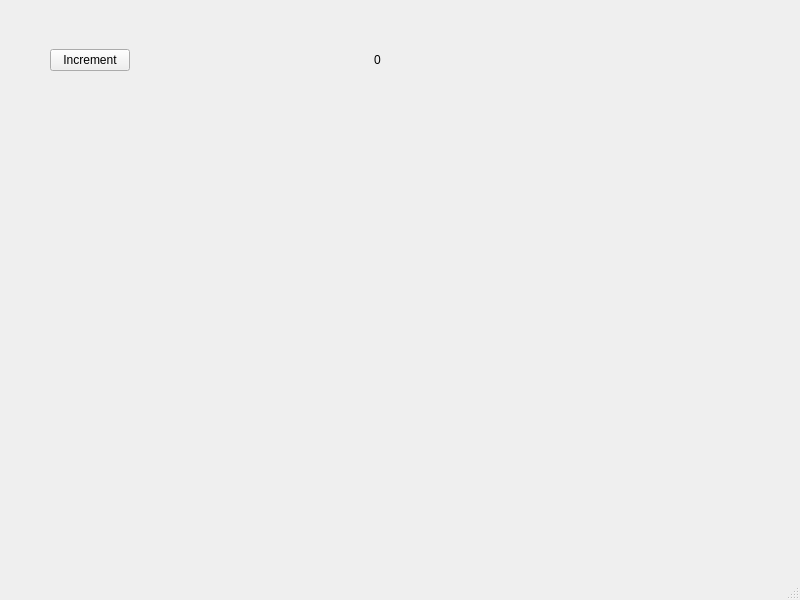
<?xml version="1.0" encoding="UTF-8"?>
<ui version="4.0">
 <class>MainWindow</class>
 <widget class="QMainWindow" name="MainWindow">
  <property name="geometry">
   <rect>
    <x>0</x>
    <y>0</y>
    <width>800</width>
    <height>600</height>
   </rect>
  </property>
  <property name="windowTitle">
   <string>MainWindow</string>
  </property>
  <widget class="QWidget" name="centralwidget">
   <widget class="QWidget" name="horizontalLayoutWidget">
    <property name="geometry">
     <rect>
      <x>50</x>
      <y>20</y>
      <width>331</width>
      <height>80</height>
     </rect>
    </property>
    <layout class="QHBoxLayout" name="horizontalLayout_2">
     <item>
      <widget class="QPushButton" name="saySomething">
       <property name="text">
        <string>Increment</string>
       </property>
      </widget>
     </item>
     <item>
      <spacer name="horizontalSpacer">
       <property name="orientation">
        <enum>Qt::Horizontal</enum>
       </property>
       <property name="sizeHint" stdset="0">
        <size>
         <width>40</width>
         <height>20</height>
        </size>
       </property>
      </spacer>
     </item>
     <item>
      <widget class="QLabel" name="counter">
       <property name="text">
        <string>0</string>
       </property>
      </widget>
     </item>
    </layout>
   </widget>
  </widget>
  <widget class="QMenuBar" name="menubar">
   <property name="geometry">
    <rect>
     <x>0</x>
     <y>0</y>
     <width>800</width>
     <height>22</height>
    </rect>
   </property>
  </widget>
  <widget class="QStatusBar" name="statusbar"/>
 </widget>
 <resources/>
 <connections/>
</ui>
